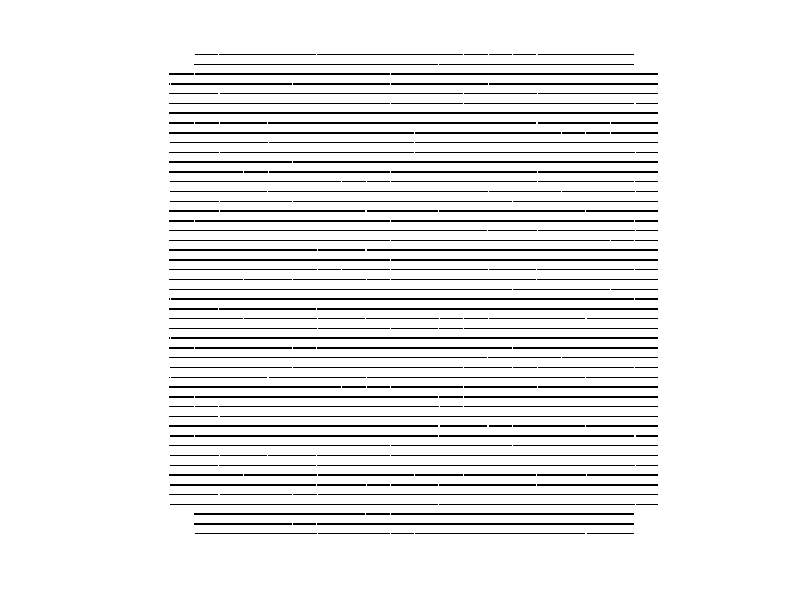
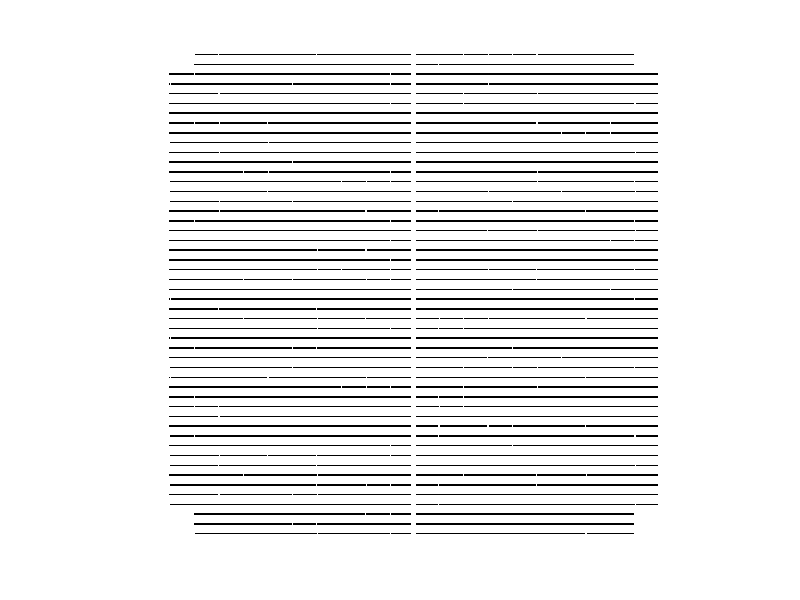

The MATLAB script that drew these images, in order:
clear, clc, close all
xsize = 1000;
ysize = 1000;
map = zeros(xsize,ysize);
for i = 1:xsize
    for j = 1:ysize
        if mod(i,20)==0% || mod(i,10)==1 || mod(i,10)==2
            
            if ~(mod(j,50) == 0 || mod(j,50)==1 || mod(j,50)==2|| mod(j,50)==3|| mod(j,50)==4)
                 map(i,j) = 1;
            else
                map(i,j) = round(rand);
            end
        end
        
        
        
    end
end

mapE = zeros(xsize,ysize);
for i = 1:xsize
    for j = 1:ysize
        if map(i,j) == 1
            for x = i-1:i+1
                for y = j-1:j+1
                    if x>0 && x<xsize &&y>0 && y<ysize
                        mapE(x,y) = 1;
                    end
                end
            end
        end
    end
end

        


mapE(1:50,1:50) = 0;
mapE(end-50:end,1:50)=0;
mapE(end-50:end,end-50:end) = 0;
mapE(1:50,end-50:end) = 0;



imshow(-1*mapE+1)


mapE(:,ysize/2-5:ysize/2+5) = 0;
figure
imshow(-1*mapE+1)

fprintf("number of impassable walls: %d\n",sum(sum(mapE')>=xsize-2))